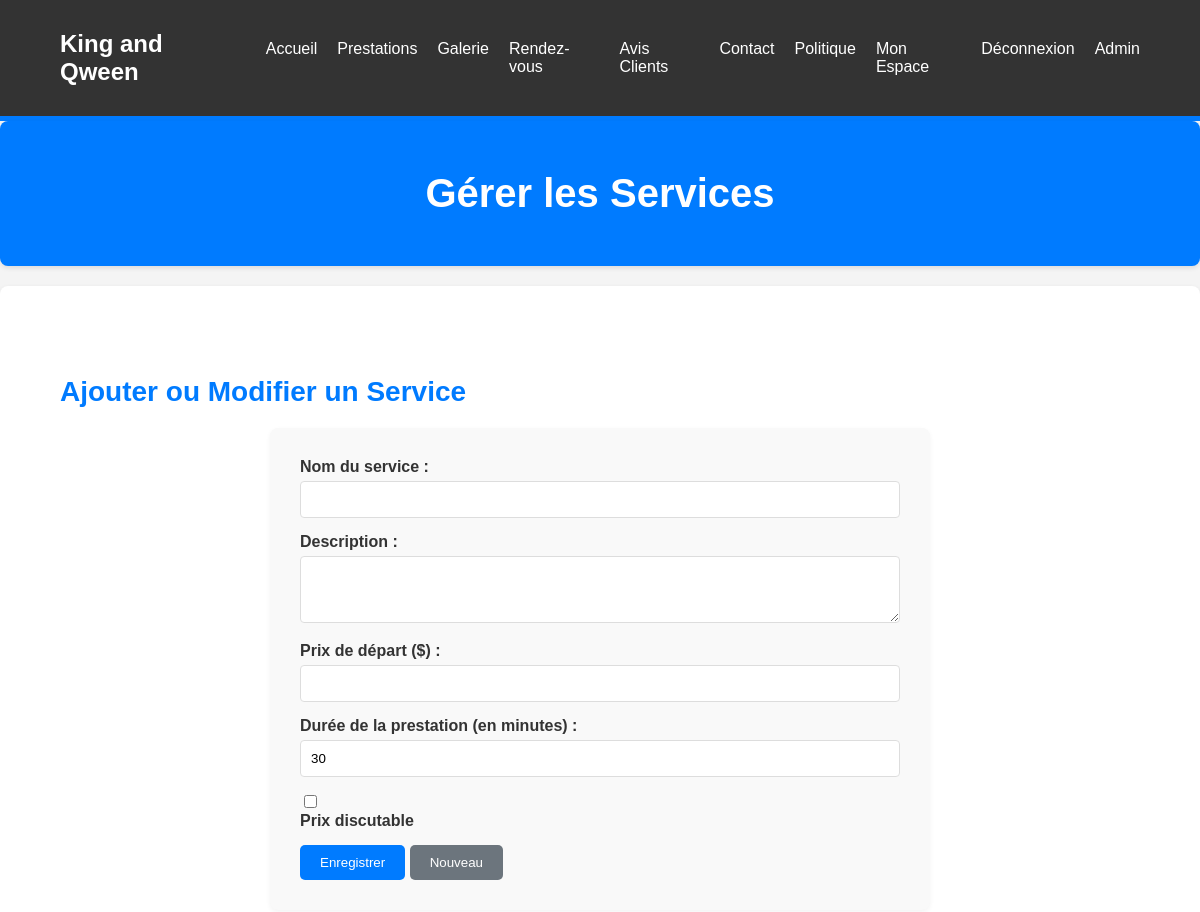
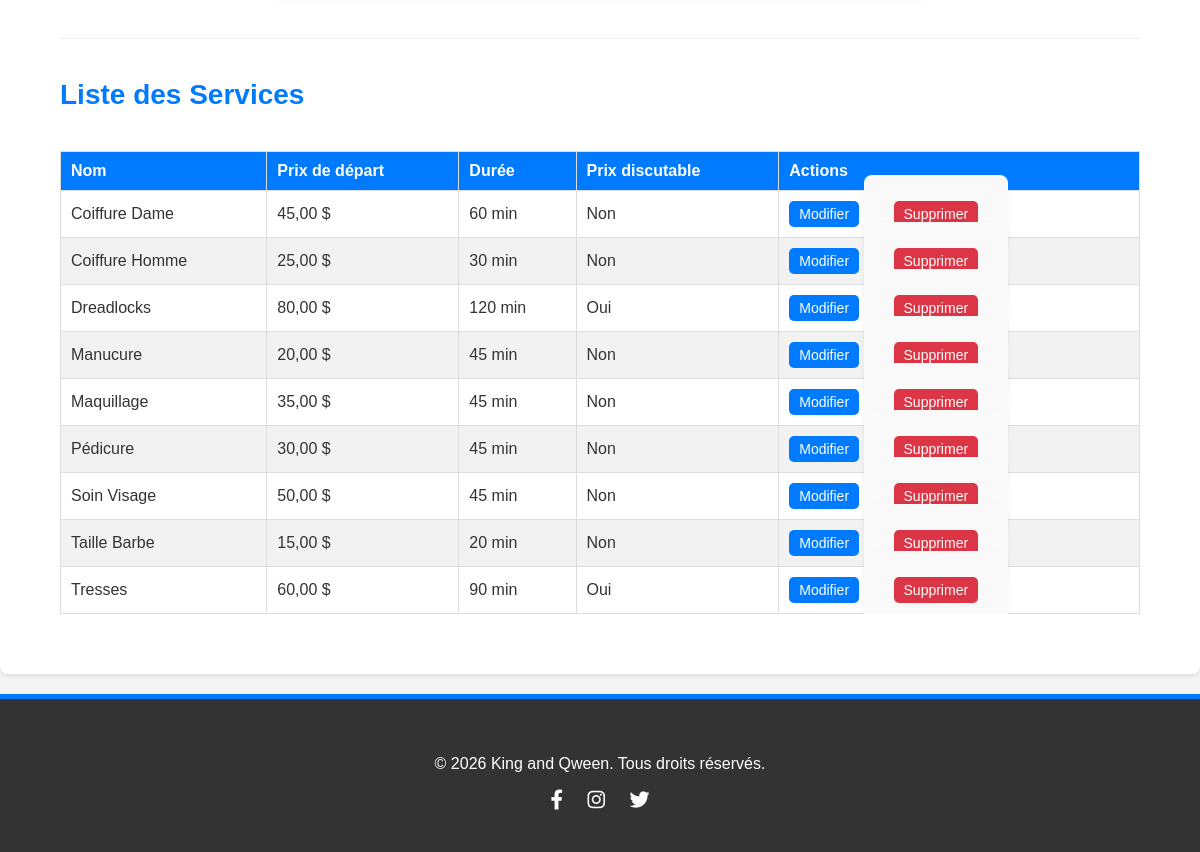
/backend/admin_services.php (signed in), run on the app's committed database (2 pictures, top to bottom).
### tables this page shows
CREATE TABLE `services` (
  `id` int(11) NOT NULL AUTO_INCREMENT,
  `nom` varchar(255) NOT NULL,
  `description` text,
  `prix_depart` decimal(10,2) NOT NULL,
  `duree_minutes` int(11) NOT NULL DEFAULT 30,
  `prix_discutable` tinyint(1) DEFAULT 0,
  `created_at` datetime DEFAULT CURRENT_TIMESTAMP,
  PRIMARY KEY (`id`),
  CONSTRAINT `chk_services_prix` CHECK (`prix_depart` >= 0),
  CONSTRAINT `chk_services_duree` CHECK (`duree_minutes` > 0)
);

### backend/admin_services.php (the view, shortened to what this page needs)
<?php
require_once __DIR__ . "/../includes/db.php";
$services = [];
$sql_services = "SELECT id, nom, description, prix_depart, COALESCE(duree_minutes, 30) AS duree_minutes, prix_discutable FROM services ORDER BY nom ASC";
if ($result = $mysqli->query($sql_services)) {
    while ($row = $result->fetch_assoc()) {
        $services[] = $row;
    }
}
include __DIR__ . "/../includes/header.php";
?>
<section class="page-title">
    <div class="container">
        <h1>Gérer les Services</h1>
    </div>
</section>
<section class="admin-content">
    <div class="container">
        <h2>Ajouter ou Modifier un Service</h2>
        <form action="<?php echo htmlspecialchars($_SERVER["PHP_SELF"]); ?>" method="post">
            <div class="form-group">
                <label for="nom">Nom du service :</label>
                <input type="text" name="nom" id="nom" maxlength="255" required>
            </div>
            <div class="form-group">
                <label for="description">Description :</label>
                <textarea name="description" id="description" rows="3" maxlength="2000"></textarea>
            </div>
            <div class="form-group">
                <label for="prix_depart">Prix de départ ($) :</label>
                <input type="number" name="prix_depart" id="prix_depart" step="0.01" min="0" required>
            </div>
            <div class="form-group">
                <label for="duree_minutes">Durée de la prestation (en minutes) :</label>
                <input type="number" name="duree_minutes" id="duree_minutes" min="5" max="480" step="5" value="30" required>
            </div>
            <div class="form-group">
                <input type="checkbox" name="prix_discutable" id="prix_discutable" value="1">
                <label for="prix_discutable">Prix discutable</label>
            </div>
            <button type="submit" class="btn">Enregistrer</button>
            <button type="reset" class="btn btn-secondary" onclick="document.getElementById('service_id').value = '';">Nouveau</button>
        </form>
        <hr>
        <h2>Liste des Services</h2>
        <div class="table-responsive">
            <table>
                <thead>
                    <tr>
                        <th>Nom</th>
                        <th>Prix de départ</th>
                        <th>Durée</th>
                        <th>Prix discutable</th>
                        <th>Actions</th>
                    </tr>
                </thead>
                <tbody>
                    <?php foreach ($services as $service): ?>
                        <tr>
                            <td><?php echo htmlspecialchars($service["nom"]); ?></td>
                            <td><?php echo number_format((float) $service["prix_depart"], 2, ',', ' '); ?> $</td>
                            <td><?php echo (int) $service["duree_minutes"]; ?> min</td>
                            <td><?php echo $service["prix_discutable"] ? 'Oui' : 'Non'; ?></td>
                            <td>
                                <button type="button" class="btn btn-sm" onclick="editService(<?php echo htmlspecialchars(json_encode($service), ENT_QUOTES, 'UTF-8'); ?>)">Modifier</button>
                                <form action="<?php echo htmlspecialchars($_SERVER["PHP_SELF"]); ?>" method="post" style="display:inline;" onsubmit="return confirm('Êtes-vous sûr de vouloir supprimer ce service ?');">
                                    <button type="submit" class="btn btn-danger btn-sm">Supprimer</button>
                                </form>
                            </td>
                        </tr>
                    <?php endforeach; ?>
                </tbody>
            </table>
        </div>
    </div>
</section>
<?php include __DIR__ . "/../includes/footer.php"; ?>

### assets/css/style.css (style rules this page uses)
body { font-family: Arial, sans-serif; margin: 0; padding: 0; background-color: #f4f4f4; color: #333; }
.container { width: 90%; max-width: 1200px; margin: 0 auto; padding: 20px 0; }
.btn { display: inline-block; background-color: #007bff; color: white; padding: 10px 20px; border-radius: 5px; text-align: center; transition: background-color 0.3s ease; border: none; cursor: pointer; }
.btn-danger { background-color: #dc3545; }
.btn-secondary { background-color: #6c757d; }
section { padding: 40px 0; background-color: white; margin-bottom: 20px; border-radius: 8px; box-shadow: 0 2px 5px rgba(0,0,0,0.1); }
section h2 { text-align: center; margin-bottom: 30px; font-size: 36px; color: #007bff; }
.form-group { margin-bottom: 15px; }
.form-group label { display: block; margin-bottom: 5px; font-weight: bold; }
.form-group input[type="text"], .form-group input[type="email"], .form-group input[type="password"], .form-group input[type="date"], .form-group input[type="time"], .form-group input[type="number"], .form-group select, .form-group textarea { width: 100%; padding: 10px; border: 1px solid #ddd; border-radius: 4px; box-sizing: border-box; }
.form-group input[type="checkbox"] { width: auto; margin-right: 10px; }
.auth-form, .appointment-form, .contact-form, .review-form, .admin-content form { background-color: #f9f9f9; padding: 30px; border-radius: 8px; box-shadow: 0 2px 5px rgba(0,0,0,0.05); max-width: 600px; margin: 0 auto; }
.client-dashboard table, .admin-content table { width: 100%; border-collapse: collapse; margin-top: 20px; }
.client-dashboard th, .client-dashboard td, .admin-content th, .admin-content td { border: 1px solid #ddd; padding: 10px; text-align: left; }
.client-dashboard th, .admin-content th { background-color: #007bff; color: white; }
.client-dashboard tr:nth-child(even), .admin-content tr:nth-child(even) { background-color: #f2f2f2; }
.admin-content h2 { text-align: left; margin-top: 30px; margin-bottom: 20px; color: #007bff; font-size: 28px; }
.admin-content hr { margin: 40px 0; border: 0; border-top: 1px solid #eee; }
.table-responsive { overflow-x: auto; }
.page-title { background-color: #007bff; color: white; padding: 30px 0; margin-bottom: 20px; text-align: center; border-radius: 8px; }
.page-title h1 { margin: 0; font-size: 40px; }
.btn-sm { padding: 5px 10px; font-size: 14px; }

### data on the page
services: nom "Coiffure Dame", prix_depart "45,00", duree_minutes "60", prix_discutable "Non"
services: nom "Coiffure Homme", prix_depart "25,00", duree_minutes "30", prix_discutable "Non"
services: nom "Dreadlocks", prix_depart "80,00", duree_minutes "120", prix_discutable "Oui"
services: nom "Manucure", prix_depart "20,00", duree_minutes "45", prix_discutable "Non"
services: nom "Maquillage", prix_depart "35,00", duree_minutes "45", prix_discutable "Non"
services: nom "Pédicure", prix_depart "30,00", duree_minutes "45", prix_discutable "Non"
services: nom "Soin Visage", prix_depart "50,00", duree_minutes "45", prix_discutable "Non"
services: nom "Taille Barbe", prix_depart "15,00", duree_minutes "20", prix_discutable "Non"
services: nom "Tresses", prix_depart "60,00", duree_minutes "90", prix_discutable "Oui"
